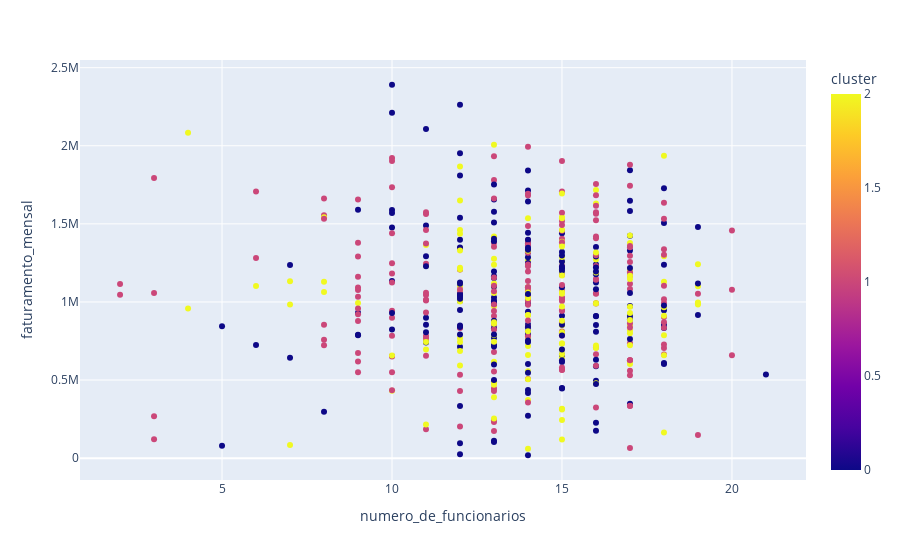

Notebook code cell kept with this figure:
### Code cell
# Cruzar numero_de_funcionarios e faturamento, apresentando os clusters
px.scatter(df_clients, x='numero_de_funcionarios', y='faturamento_mensal', color='cluster')

### Figure 1 — Plotly figure (JSON) as saved in the notebook; plotly's stock layout.template omitted (floating-point values rounded to 4 significant figures; data arrays with more than 128 entries replaced by an {"elided": "..."} marker saying what was removed)
{"data": [{"hovertemplate": "numero_de_funcionarios=%{x}<br>faturamento_mensal=%{y}<br>cluster=%{marker.color}<extra></extra>", "legendgroup": "", "marker": {"color": {"elided": "500 int values"}, "coloraxis": "coloraxis", "symbol": "circle"}, "mode": "markers", "name": "", "orientation": "v", "showlegend": false, "type": "scatter", "x": {"elided": "500 int values"}, "xaxis": "x", "y": {"elided": "500 float values"}, "yaxis": "y"}], "layout": {"coloraxis": {"colorbar": {"title": {"text": "cluster"}}, "colorscale": [[0, "#0d0887"], [0.1111, "#46039f"], [0.2222, "#7201a8"], [0.3333, "#9c179e"], [0.4444, "#bd3786"], [0.5556, "#d8576b"], [0.6667, "#ed7953"], [0.7778, "#fb9f3a"], [0.8889, "#fdca26"], [1, "#f0f921"]]}, "legend": {"tracegroupgap": 0}, "margin": {"t": 60}, "xaxis": {"anchor": "y", "domain": [0, 1], "title": {"text": "numero_de_funcionarios"}}, "yaxis": {"anchor": "x", "domain": [0, 1], "title": {"text": "faturamento_mensal"}}}}
